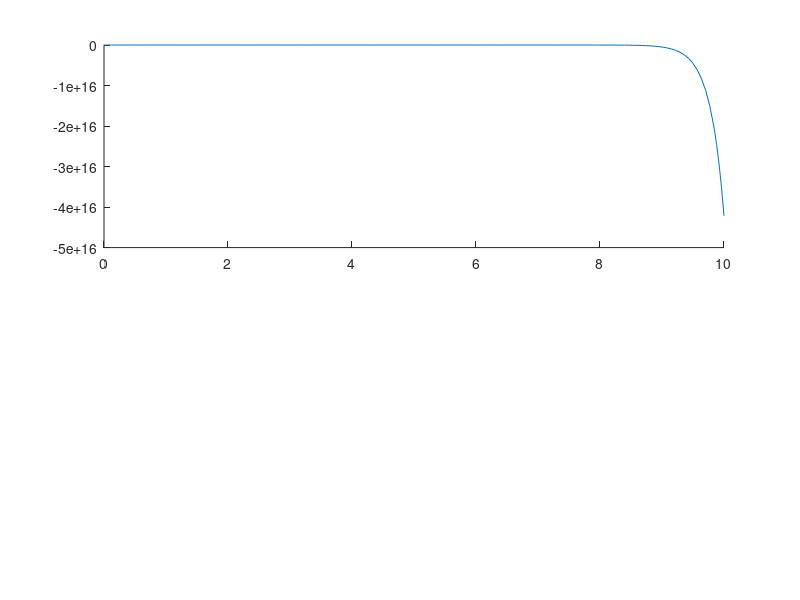

Write the MATLAB code that produced this figure. (Note: this script raises an error after producing the figure.)
% پارامترهای سیستم خطی شده
A = [0 1 0 0; 0 0 -0.98 0; 0 0 0 1; 0 0 19.6 0];  % ماتریس A
B = [0; 1; 0; -1];  % ماتریس B

% شرایط اولیه
x0_1 = [0; 0; 0.1; 0];  % شرایط اولیه اول
x0_2 = [0; 0; -0.1; 0];  % شرایط اولیه دوم

% ورودیها
u1 = 0;  % ورودی اول (بدون ورودی)
u2 = 1;  % ورودی دوم (ورودی ثابت)

% بازه زمانی شبیهسازی
t = [0 10];  % از 0 تا 10 ثانیه

% شبیهسازی سیستم خطی شده
[T, X1] = ode45(@(t, x) A*x + B*u1, t, x0_1);
[T, X2] = ode45(@(t, x) A*x + B*u2, t, x0_1);
[T, X3] = ode45(@(t, x) A*x + B*u1, t, x0_2);
[T, X4] = ode45(@(t, x) A*x + B*u2, t, x0_2);

% نمایش نتایج
figure;
subplot(2,1,1);
plot(T, X1(:, 1), T, X2(:, 1), T, X3(:, 1), T, X4(:, 1));
title('پاسخ حلقه باز سیستم خطی شده (موقعیت)');
xlabel('زمان (ثانیه)');
ylabel('x (متر)');
legend('x0 = [0; 0; 0.1; 0], u = 0', 'x0 = [0; 0; 0.1; 0], u = 1', 'x0 = [0; 0; -0.1; 0], u = 0', 'x0 = [0; 0; -0.1; 0], u = 1');

subplot(2,1,2);
plot(T, X1(:, 3), T, X2(:, 3), T, X3(:, 3), T, X4(:, 3));
title('پاسخ حلقه باز سیستم خطی شده (زاویه)');
xlabel('زمان (ثانیه)');
ylabel('\theta (رادیان)');
legend('x0 = [0; 0; 0.1; 0], u = 0', 'x0 = [0; 0; 0.1; 0], u = 1', 'x0 = [0; 0; -0.1; 0], u = 0', 'x0 = [0; 0; -0.1; 0], u = 1');

